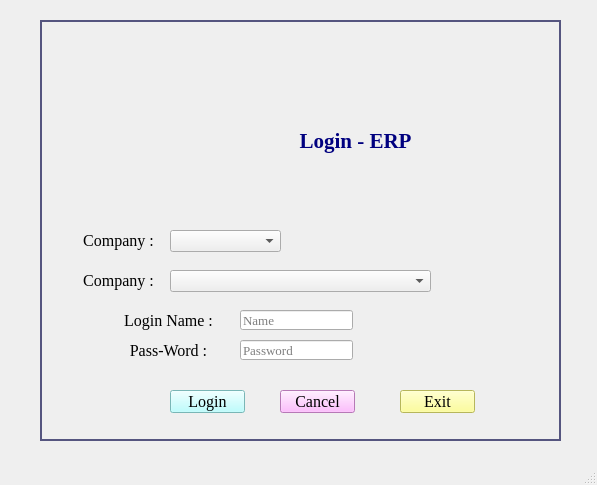
<?xml version="1.0" encoding="UTF-8"?>
<ui version="4.0">
 <class>MainWindow</class>
 <widget class="QMainWindow" name="MainWindow">
  <property name="geometry">
   <rect>
    <x>0</x>
    <y>0</y>
    <width>597</width>
    <height>485</height>
   </rect>
  </property>
  <property name="maximumSize">
   <size>
    <width>16777212</width>
    <height>16777215</height>
   </size>
  </property>
  <property name="windowTitle">
   <string>MainWindow</string>
  </property>
  <property name="styleSheet">
   <string notr="true">QGroupBox{border: 2px  solid b0e0e6}</string>
  </property>
  <widget class="QWidget" name="centralwidget">
   <widget class="QGroupBox" name="groupBox">
    <property name="geometry">
     <rect>
      <x>40</x>
      <y>20</y>
      <width>521</width>
      <height>421</height>
     </rect>
    </property>
    <property name="styleSheet">
     <string notr="true">border-color: rgb(85, 85, 127);</string>
    </property>
    <property name="title">
     <string/>
    </property>
    <widget class="QLabel" name="login">
     <property name="geometry">
      <rect>
       <x>230</x>
       <y>100</y>
       <width>171</width>
       <height>41</height>
      </rect>
     </property>
     <property name="font">
      <font>
       <family>Times New Roman</family>
       <pointsize>16</pointsize>
       <weight>75</weight>
       <bold>true</bold>
      </font>
     </property>
     <property name="styleSheet">
      <string notr="true">color: rgb(0, 0, 127);</string>
     </property>
     <property name="text">
      <string>Login - ERP</string>
     </property>
     <property name="alignment">
      <set>Qt::AlignCenter</set>
     </property>
    </widget>
    <widget class="QLabel" name="company">
     <property name="geometry">
      <rect>
       <x>40</x>
       <y>210</y>
       <width>81</width>
       <height>21</height>
      </rect>
     </property>
     <property name="font">
      <font>
       <family>Times New Roman</family>
       <pointsize>12</pointsize>
      </font>
     </property>
     <property name="text">
      <string>Company : </string>
     </property>
     <property name="alignment">
      <set>Qt::AlignCenter</set>
     </property>
    </widget>
    <widget class="QLabel" name="companyname">
     <property name="geometry">
      <rect>
       <x>40</x>
       <y>250</y>
       <width>81</width>
       <height>20</height>
      </rect>
     </property>
     <property name="font">
      <font>
       <family>Times New Roman</family>
       <pointsize>12</pointsize>
      </font>
     </property>
     <property name="text">
      <string>Company : </string>
     </property>
     <property name="alignment">
      <set>Qt::AlignCenter</set>
     </property>
    </widget>
    <widget class="QComboBox" name="comp">
     <property name="geometry">
      <rect>
       <x>130</x>
       <y>210</y>
       <width>111</width>
       <height>22</height>
      </rect>
     </property>
     <property name="font">
      <font>
       <family>Times New Roman</family>
       <pointsize>10</pointsize>
      </font>
     </property>
     <property name="placeholderText">
      <string>Select Company </string>
     </property>
    </widget>
    <widget class="QComboBox" name="compname">
     <property name="geometry">
      <rect>
       <x>130</x>
       <y>250</y>
       <width>261</width>
       <height>22</height>
      </rect>
     </property>
     <property name="font">
      <font>
       <family>Times New Roman</family>
       <pointsize>10</pointsize>
      </font>
     </property>
     <property name="whatsThis">
      <string/>
     </property>
     <property name="currentText">
      <string>Select Company Name</string>
     </property>
     <property name="placeholderText">
      <string>Select Company Name</string>
     </property>
    </widget>
    <widget class="QLabel" name="loginname">
     <property name="geometry">
      <rect>
       <x>80</x>
       <y>290</y>
       <width>101</width>
       <height>21</height>
      </rect>
     </property>
     <property name="font">
      <font>
       <family>Times New Roman</family>
       <pointsize>12</pointsize>
      </font>
     </property>
     <property name="text">
      <string>Login Name : </string>
     </property>
     <property name="alignment">
      <set>Qt::AlignCenter</set>
     </property>
    </widget>
    <widget class="QLabel" name="password">
     <property name="geometry">
      <rect>
       <x>80</x>
       <y>320</y>
       <width>101</width>
       <height>21</height>
      </rect>
     </property>
     <property name="font">
      <font>
       <family>Times New Roman</family>
       <pointsize>12</pointsize>
      </font>
     </property>
     <property name="text">
      <string>Pass-Word : </string>
     </property>
     <property name="alignment">
      <set>Qt::AlignCenter</set>
     </property>
    </widget>
    <widget class="QLineEdit" name="name">
     <property name="geometry">
      <rect>
       <x>200</x>
       <y>290</y>
       <width>113</width>
       <height>20</height>
      </rect>
     </property>
     <property name="font">
      <font>
       <family>Times New Roman</family>
       <pointsize>10</pointsize>
      </font>
     </property>
     <property name="placeholderText">
      <string>Name</string>
     </property>
    </widget>
    <widget class="QLineEdit" name="pass">
     <property name="geometry">
      <rect>
       <x>200</x>
       <y>320</y>
       <width>113</width>
       <height>20</height>
      </rect>
     </property>
     <property name="font">
      <font>
       <family>Times New Roman</family>
       <pointsize>10</pointsize>
      </font>
     </property>
     <property name="placeholderText">
      <string>Password</string>
     </property>
    </widget>
    <widget class="QPushButton" name="login_2">
     <property name="geometry">
      <rect>
       <x>130</x>
       <y>370</y>
       <width>75</width>
       <height>23</height>
      </rect>
     </property>
     <property name="font">
      <font>
       <family>Times New Roman</family>
       <pointsize>12</pointsize>
      </font>
     </property>
     <property name="styleSheet">
      <string notr="true">background-color: rgb(170, 255, 255);</string>
     </property>
     <property name="text">
      <string>Login</string>
     </property>
    </widget>
    <widget class="QPushButton" name="pushButton_2">
     <property name="geometry">
      <rect>
       <x>240</x>
       <y>370</y>
       <width>75</width>
       <height>23</height>
      </rect>
     </property>
     <property name="font">
      <font>
       <family>Times New Roman</family>
       <pointsize>12</pointsize>
      </font>
     </property>
     <property name="styleSheet">
      <string notr="true">background-color: rgb(255, 170, 255);</string>
     </property>
     <property name="text">
      <string>Cancel</string>
     </property>
    </widget>
    <widget class="QPushButton" name="pushButton_3">
     <property name="geometry">
      <rect>
       <x>360</x>
       <y>370</y>
       <width>75</width>
       <height>23</height>
      </rect>
     </property>
     <property name="font">
      <font>
       <family>Times New Roman</family>
       <pointsize>12</pointsize>
      </font>
     </property>
     <property name="styleSheet">
      <string notr="true">background-color: rgb(255, 255, 127);</string>
     </property>
     <property name="text">
      <string>Exit</string>
     </property>
    </widget>
    <widget class="QLabel" name="img">
     <property name="geometry">
      <rect>
       <x>20</x>
       <y>20</y>
       <width>201</width>
       <height>161</height>
      </rect>
     </property>
     <property name="styleSheet">
      <string notr="true">image: url(:/newPrefix/index.jpg);</string>
     </property>
     <property name="text">
      <string/>
     </property>
     <property name="pixmap">
      <pixmap>123.png</pixmap>
     </property>
    </widget>
   </widget>
  </widget>
  <widget class="QMenuBar" name="menubar">
   <property name="geometry">
    <rect>
     <x>0</x>
     <y>0</y>
     <width>597</width>
     <height>21</height>
    </rect>
   </property>
  </widget>
  <widget class="QStatusBar" name="statusbar"/>
 </widget>
 <resources>
  <include location="Dealer/source.qrc.txt"/>
 </resources>
 <connections/>
</ui>
